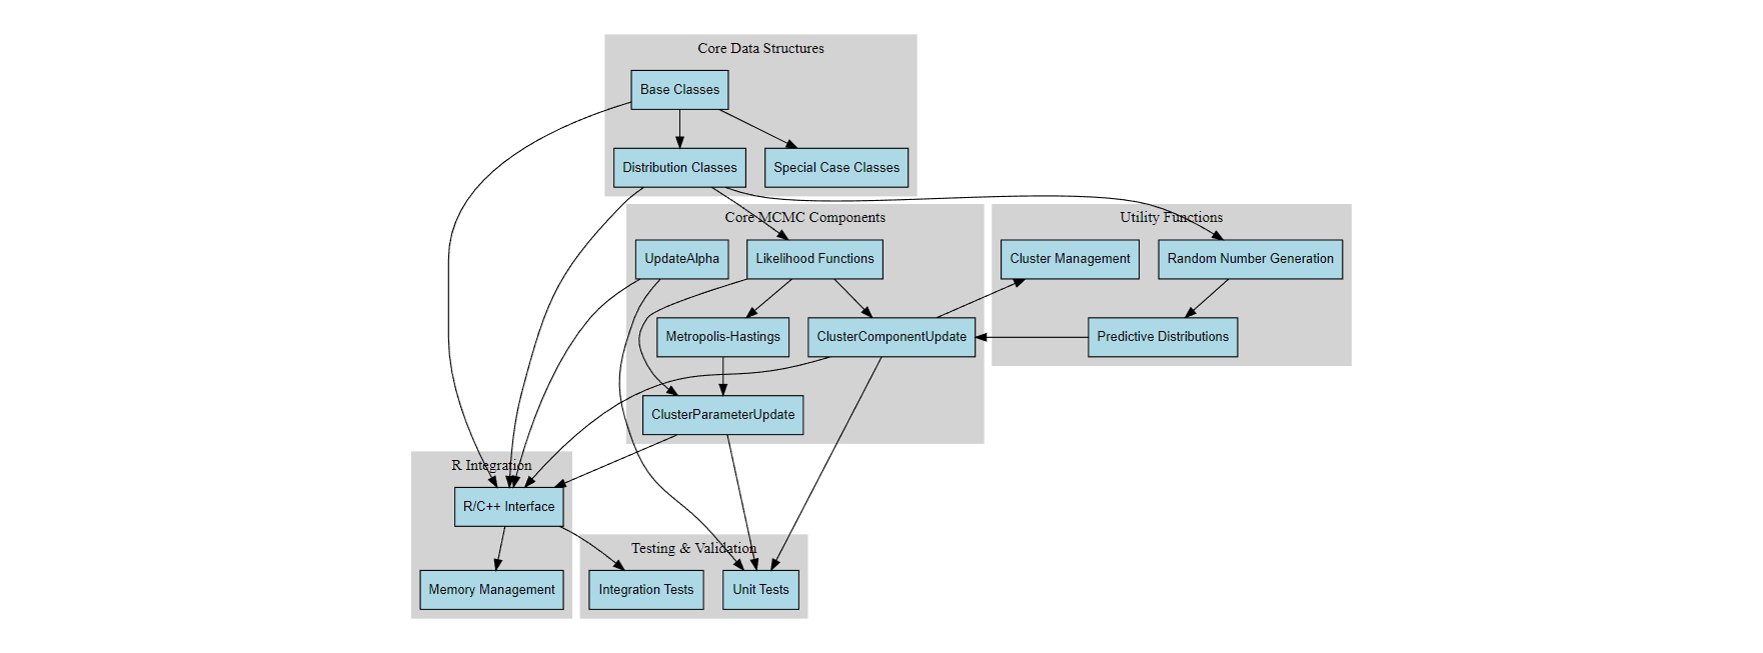

Here is the R script that generated this plot:
# inst/dev/dependency_graph.R
library(DiagrammeR)

# Create a graph of implementation dependencies
create_dependency_graph <- function() {
  grViz("
  digraph implementation_plan {
    # Node styling
    node [shape=box, style=filled, fillcolor=lightblue, fontname=Arial, fontsize=12];

    # Core data structures
    subgraph cluster_0 {
      label = 'Core Data Structures';
      style = filled;
      color = lightgrey;

      base_classes [label='Base Classes'];
      distribution_classes [label='Distribution Classes'];
      special_classes [label='Special Case Classes'];

      base_classes -> distribution_classes;
      base_classes -> special_classes;
    }

    # Core MCMC components
    subgraph cluster_1 {
      label = 'Core MCMC Components';
      style = filled;
      color = lightgrey;

      likelihood [label='Likelihood Functions'];
      ccu [label='ClusterComponentUpdate'];
      cpu [label='ClusterParameterUpdate'];
      update_alpha [label='UpdateAlpha'];
      mh [label='Metropolis-Hastings'];

      likelihood -> ccu;
      likelihood -> cpu;
      likelihood -> mh;
      mh -> cpu;
    }

    # Utility functions
    subgraph cluster_2 {
      label = 'Utility Functions';
      style = filled;
      color = lightgrey;

      rng [label='Random Number Generation'];
      predictive [label='Predictive Distributions'];
      cluster_mgmt [label='Cluster Management'];

      rng -> predictive;
      predictive -> ccu;
      ccu -> cluster_mgmt;
    }

    # Integration
    subgraph cluster_3 {
      label = 'R Integration';
      style = filled;
      color = lightgrey;

      interface [label='R/C++ Interface'];
      memory [label='Memory Management'];

      base_classes -> interface;
      distribution_classes -> interface;
      interface -> memory;
    }

    # Testing
    subgraph cluster_4 {
      label = 'Testing & Validation';
      style = filled;
      color = lightgrey;

      unit_tests [label='Unit Tests'];
      integration_tests [label='Integration Tests'];

      ccu -> unit_tests;
      cpu -> unit_tests;
      update_alpha -> unit_tests;
      interface -> integration_tests;
    }

    # Cross-cluster dependencies
    distribution_classes -> likelihood;
    distribution_classes -> rng;
    ccu -> interface;
    cpu -> interface;
    update_alpha -> interface;
  }
  ")
}

# Save the graph
create_dependency_graph()
